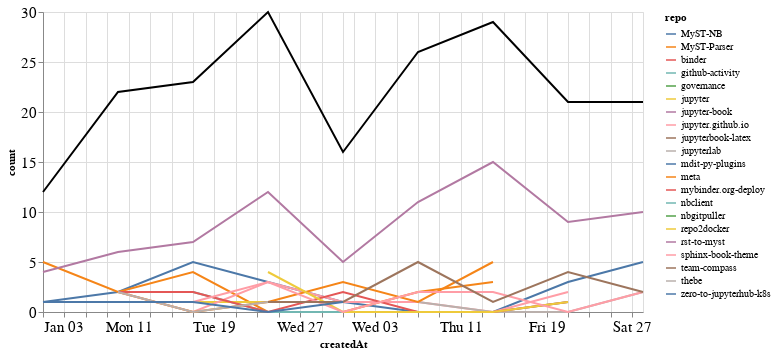

Notebook code for this chart:
### Markdown cell above
### Comments

### Code cell
comments_time = comments.groupby('repo').resample('W', on='createdAt').count()['author'].reset_index()
comments_time = comments_time.rename(columns={'author': 'count'})
comments_time_total = comments_time.groupby('createdAt').agg({"count": "sum"}).reset_index()
ch1 = alt.Chart(comments_time, width=600).mark_line().encode(
    x='createdAt',
    y='count',
    color='repo',
    tooltip="repo"
)

ch2 = alt.Chart(comments_time_total, width=600).mark_line(color="black").encode(
    x='createdAt',
    y='count',
)

ch1 + ch2

### Figure 1 — Vega-Lite specification as saved in the notebook (floating-point values rounded to 4 significant figures)
{"config": {"axisLeft": {"labelFontSize": 15}, "axisBottom": {"labelFontSize": 15}}, "layer": [{"data": {"name": "data-b7b388c28e70b8064ae29db6dc4d37bb"}, "mark": "line", "encoding": {"color": {"type": "nominal", "field": "repo"}, "tooltip": {"type": "nominal", "field": "repo"}, "x": {"type": "temporal", "field": "createdAt"}, "y": {"type": "quantitative", "field": "count"}}, "width": 600}, {"data": {"name": "data-0cda190679eb5b25825e2bad4c859215"}, "mark": {"type": "line", "color": "black"}, "encoding": {"x": {"type": "temporal", "field": "createdAt"}, "y": {"type": "quantitative", "field": "count"}}, "width": 600}], "$schema": "https://vega.github.io/schema/vega-lite/v4.8.1.json", "datasets": {"data-b7b388c28e70b8064ae29db6dc4d37bb": [{"repo": "MyST-NB", "createdAt": "2021-01-03T00:00:00", "count": 1}, {"repo": "MyST-NB", "createdAt": "2021-01-10T00:00:00", "count": 2}, {"repo": "MyST-NB", "createdAt": "2021-01-17T00:00:00", "count": 5}, {"repo": "MyST-NB", "createdAt": "2021-01-24T00:00:00", "count": 3}, {"repo": "MyST-NB", "createdAt": "2021-01-31T00:00:00", "count": 1}, {"repo": "MyST-NB", "createdAt": "2021-02-07T00:00:00", "count": 0}, {"repo": "MyST-NB", "createdAt": "2021-02-14T00:00:00", "count": 0}, {"repo": "MyST-NB", "createdAt": "2021-02-21T00:00:00", "count": 3}, {"repo": "MyST-NB", "createdAt": "2021-02-28T00:00:00", "count": 5}, {"repo": "MyST-Parser", "createdAt": "2021-01-03T00:00:00", "count": 5}, {"repo": "MyST-Parser", "createdAt": "2021-01-10T00:00:00", "count": 2}, {"repo": "MyST-Parser", "createdAt": "2021-01-17T00:00:00", "count": 4}, {"repo": "MyST-Parser", "createdAt": "2021-01-24T00:00:00", "count": 0}, {"repo": "MyST-Parser", "createdAt": "2021-01-31T00:00:00", "count": 0}, {"repo": "MyST-Parser", "createdAt": "2021-02-07T00:00:00", "count": 2}, {"repo": "MyST-Parser", "createdAt": "2021-02-14T00:00:00", "count": 3}, {"repo": "binder", "createdAt": "2021-01-31T00:00:00", "count": 1}, {"repo": "github-activity", "createdAt": "2021-01-17T00:00:00", "count": 2}, {"repo": "github-activity", "createdAt": "2021-01-24T00:00:00", "count": 0}, {"repo": "github-activity", "createdAt": "2021-01-31T00:00:00", "count": 0}, {"repo": "github-activity", "createdAt": "2021-02-07T00:00:00", "count": 0}, {"repo": "github-activity", "createdAt": "2021-02-14T00:00:00", "count": 0}, {"repo": "github-activity", "createdAt": "2021-02-21T00:00:00", "count": 1}, {"repo": "governance", "createdAt": "2021-01-24T00:00:00", "count": 1}, {"repo": "jupyter", "createdAt": "2021-01-17T00:00:00", "count": 1}, {"repo": "jupyter", "createdAt": "2021-01-24T00:00:00", "count": 1}, {"repo": "jupyter", "createdAt": "2021-01-31T00:00:00", "count": 1}, {"repo": "jupyter-book", "createdAt": "2021-01-03T00:00:00", "count": 4}, {"repo": "jupyter-book", "createdAt": "2021-01-10T00:00:00", "count": 6}, {"repo": "jupyter-book", "createdAt": "2021-01-17T00:00:00", "count": 7}, {"repo": "jupyter-book", "createdAt": "2021-01-24T00:00:00", "count": 12}, {"repo": "jupyter-book", "createdAt": "2021-01-31T00:00:00", "count": 5}, {"repo": "jupyter-book", "createdAt": "2021-02-07T00:00:00", "count": 11}, {"repo": "jupyter-book", "createdAt": "2021-02-14T00:00:00", "count": 15}, {"repo": "jupyter-book", "createdAt": "2021-02-21T00:00:00", "count": 9}, {"repo": "jupyter-book", "createdAt": "2021-02-28T00:00:00", "count": 10}, {"repo": "jupyter.github.io", "createdAt": "2021-01-10T00:00:00", "count": 2}, {"repo": "jupyter.github.io", "createdAt": "2021-01-17T00:00:00", "count": 0}, {"repo": "jupyter.github.io", "createdAt": "2021-01-24T00:00:00", "count": 3}, {"repo": "jupyter.github.io", "createdAt": "2021-01-31T00:00:00", "count": 1}, {"repo": "jupyter.github.io", "createdAt": "2021-02-07T00:00:00", "count": 1}, {"repo": "jupyter.github.io", "createdAt": "2021-02-14T00:00:00", "count": 0}, {"repo": "jupyter.github.io", "createdAt": "2021-02-21T00:00:00", "count": 2}, {"repo": "jupyterbook-latex", "createdAt": "2021-02-07T00:00:00", "count": 2}, {"repo": "jupyterlab", "createdAt": "2021-02-07T00:00:00", "count": 1}, {"repo": "jupyterlab", "createdAt": "2021-02-14T00:00:00", "count": 0}, {"repo": "jupyterlab", "createdAt": "2021-02-21T00:00:00", "count": 0}, {"repo": "jupyterlab", "createdAt": "2021-02-28T00:00:00", "count": 2}, {"repo": "mdit-py-plugins", "createdAt": "2021-02-07T00:00:00", "count": 1}, {"repo": "meta", "createdAt": "2021-01-10T00:00:00", "count": 2}, {"repo": "meta", "createdAt": "2021-01-17T00:00:00", "count": 0}, {"repo": "meta", "createdAt": "2021-01-24T00:00:00", "count": 1}, {"repo": "meta", "createdAt": "2021-01-31T00:00:00", "count": 3}, {"repo": "meta", "createdAt": "2021-02-07T00:00:00", "count": 1}, {"repo": "meta", "createdAt": "2021-02-14T00:00:00", "count": 5}, {"repo": "mybinder.org-deploy", "createdAt": "2021-01-10T00:00:00", "count": 2}, {"repo": "mybinder.org-deploy", "createdAt": "2021-01-17T00:00:00", "count": 2}, {"repo": "mybinder.org-deploy", "createdAt": "2021-01-24T00:00:00", "count": 0}, {"repo": "mybinder.org-deploy", "createdAt": "2021-01-31T00:00:00", "count": 2}, {"repo": "mybinder.org-deploy", "createdAt": "2021-02-07T00:00:00", "count": 0}, {"repo": "mybinder.org-deploy", "createdAt": "2021-02-14T00:00:00", "count": 0}, {"repo": "mybinder.org-deploy", "createdAt": "2021-02-21T00:00:00", "count": 1}, {"repo": "nbclient", "createdAt": "2021-02-14T00:00:00", "count": 3}, {"repo": "nbgitpuller", "createdAt": "2021-01-10T00:00:00", "count": 2}, {"repo": "repo2docker", "createdAt": "2021-01-24T00:00:00", "count": 4}, {"repo": "repo2docker", "createdAt": "2021-01-31T00:00:00", "count": 0}, {"repo": "repo2docker", "createdAt": "2021-02-07T00:00:00", "count": 0}, {"repo": "repo2docker", "createdAt": "2021-02-14T00:00:00", "count": 0}, {"repo": "repo2docker", "createdAt": "2021-02-21T00:00:00", "count": 1}, {"repo": "rst-to-myst", "createdAt": "2021-01-03T00:00:00", "count": 1}, {"repo": "sphinx-book-theme", "createdAt": "2021-01-10T00:00:00", "count": 1}, {"repo": "sphinx-book-theme", "createdAt": "2021-01-17T00:00:00", "count": 1}, {"repo": "sphinx-book-theme", "createdAt": "2021-01-24T00:00:00", "count": 3}, {"repo": "sphinx-book-theme", "createdAt": "2021-01-31T00:00:00", "count": 0}, {"repo": "sphinx-book-theme", "createdAt": "2021-02-07T00:00:00", "count": 2}, {"repo": "sphinx-book-theme", "createdAt": "2021-02-14T00:00:00", "count": 2}, {"repo": "sphinx-book-theme", "createdAt": "2021-02-21T00:00:00", "count": 0}, {"repo": "sphinx-book-theme", "createdAt": "2021-02-28T00:00:00", "count": 2}, {"repo": "team-compass", "createdAt": "2021-01-24T00:00:00", "count": 1}, {"repo": "team-compass", "createdAt": "2021-01-31T00:00:00", "count": 1}, {"repo": "team-compass", "createdAt": "2021-02-07T00:00:00", "count": 5}, {"repo": "team-compass", "createdAt": "2021-02-14T00:00:00", "count": 1}, {"repo": "team-compass", "createdAt": "2021-02-21T00:00:00", "count": 4}, {"repo": "team-compass", "createdAt": "2021-02-28T00:00:00", "count": 2}, {"repo": "thebe", "createdAt": "2021-01-10T00:00:00", "count": 2}, {"repo": "thebe", "createdAt": "2021-01-17T00:00:00", "count": 0}, {"repo": "thebe", "createdAt": "2021-01-24T00:00:00", "count": 1}, {"repo": "zero-to-jupyterhub-k8s", "createdAt": "2021-01-03T00:00:00", "count": 1}, {"repo": "zero-to-jupyterhub-k8s", "createdAt": "2021-01-10T00:00:00", "count": 1}, {"repo": "zero-to-jupyterhub-k8s", "createdAt": "2021-01-17T00:00:00", "count": 1}, {"repo": "zero-to-jupyterhub-k8s", "createdAt": "2021-01-24T00:00:00", "count": 0}, {"repo": "zero-to-jupyterhub-k8s", "createdAt": "2021-01-31T00:00:00", "count": 1}], "data-0cda190679eb5b25825e2bad4c859215": [{"createdAt": "2021-01-03T00:00:00", "count": 12}, {"createdAt": "2021-01-10T00:00:00", "count": 22}, {"createdAt": "2021-01-17T00:00:00", "count": 23}, {"createdAt": "2021-01-24T00:00:00", "count": 30}, {"createdAt": "2021-01-31T00:00:00", "count": 16}, {"createdAt": "2021-02-07T00:00:00", "count": 26}, {"createdAt": "2021-02-14T00:00:00", "count": 29}, {"createdAt": "2021-02-21T00:00:00", "count": 21}, {"createdAt": "2021-02-28T00:00:00", "count": 21}]}}
